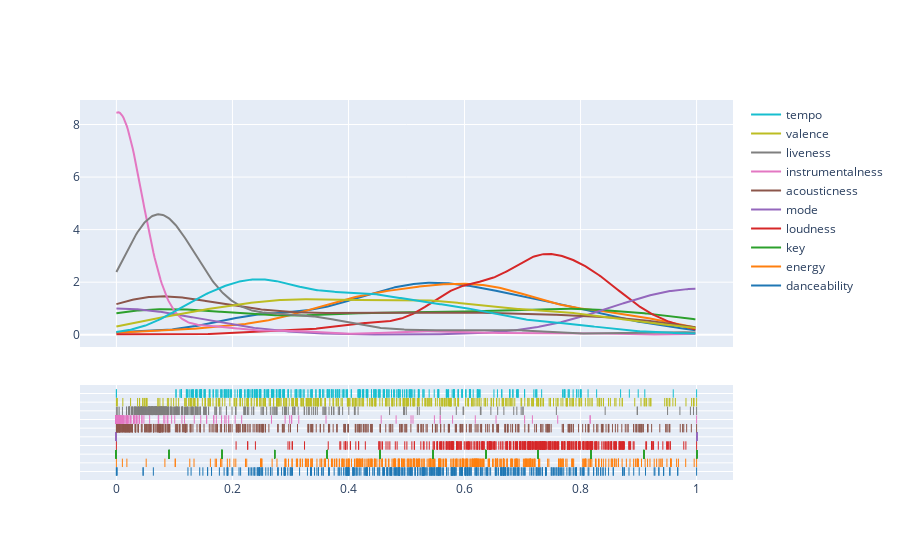

The cell this chart's notebook holds for it:
### Code cell
# KDE plot
ff.create_distplot([df_scaled[c] for c in df_scaled.columns], 
                    df_scaled.columns, 
                    show_hist=False)

#Now all of the data is on ranging between 0 and 1;

### Figure 1 — Plotly figure (JSON) as saved in the notebook; plotly's stock layout.template omitted (floating-point values rounded to 4 significant figures; data arrays with more than 128 entries replaced by an {"elided": "..."} marker saying what was removed)
{"data": [{"legendgroup": "danceability", "marker": {"color": "rgb(31, 119, 180)"}, "mode": "lines", "name": "danceability", "showlegend": true, "type": "scatter", "x": {"elided": "500 float values"}, "xaxis": "x", "y": {"elided": "500 float values"}, "yaxis": "y"}, {"legendgroup": "energy", "marker": {"color": "rgb(255, 127, 14)"}, "mode": "lines", "name": "energy", "showlegend": true, "type": "scatter", "x": {"elided": "500 float values"}, "xaxis": "x", "y": {"elided": "500 float values"}, "yaxis": "y"}, {"legendgroup": "key", "marker": {"color": "rgb(44, 160, 44)"}, "mode": "lines", "name": "key", "showlegend": true, "type": "scatter", "x": {"elided": "500 float values"}, "xaxis": "x", "y": {"elided": "500 float values"}, "yaxis": "y"}, {"legendgroup": "loudness", "marker": {"color": "rgb(214, 39, 40)"}, "mode": "lines", "name": "loudness", "showlegend": true, "type": "scatter", "x": {"elided": "500 float values"}, "xaxis": "x", "y": {"elided": "500 float values"}, "yaxis": "y"}, {"legendgroup": "mode", "marker": {"color": "rgb(148, 103, 189)"}, "mode": "lines", "name": "mode", "showlegend": true, "type": "scatter", "x": {"elided": "500 float values"}, "xaxis": "x", "y": {"elided": "500 float values"}, "yaxis": "y"}, {"legendgroup": "acousticness", "marker": {"color": "rgb(140, 86, 75)"}, "mode": "lines", "name": "acousticness", "showlegend": true, "type": "scatter", "x": {"elided": "500 float values"}, "xaxis": "x", "y": {"elided": "500 float values"}, "yaxis": "y"}, {"legendgroup": "instrumentalness", "marker": {"color": "rgb(227, 119, 194)"}, "mode": "lines", "name": "instrumentalness", "showlegend": true, "type": "scatter", "x": {"elided": "500 float values"}, "xaxis": "x", "y": {"elided": "500 float values"}, "yaxis": "y"}, {"legendgroup": "liveness", "marker": {"color": "rgb(127, 127, 127)"}, "mode": "lines", "name": "liveness", "showlegend": true, "type": "scatter", "x": {"elided": "500 float values"}, "xaxis": "x", "y": {"elided": "500 float values"}, "yaxis": "y"}, {"legendgroup": "valence", "marker": {"color": "rgb(188, 189, 34)"}, "mode": "lines", "name": "valence", "showlegend": true, "type": "scatter", "x": {"elided": "500 float values"}, "xaxis": "x", "y": {"elided": "500 float values"}, "yaxis": "y"}, {"legendgroup": "tempo", "marker": {"color": "rgb(23, 190, 207)"}, "mode": "lines", "name": "tempo", "showlegend": true, "type": "scatter", "x": {"elided": "500 float values"}, "xaxis": "x", "y": {"elided": "500 float values"}, "yaxis": "y"}, {"legendgroup": "danceability", "marker": {"color": "rgb(31, 119, 180)", "symbol": "line-ns-open"}, "mode": "markers", "name": "danceability", "showlegend": false, "type": "scatter", "x": {"elided": "401 float values"}, "xaxis": "x", "y": {"elided": "401 str values"}, "yaxis": "y2"}, {"legendgroup": "energy", "marker": {"color": "rgb(255, 127, 14)", "symbol": "line-ns-open"}, "mode": "markers", "name": "energy", "showlegend": false, "type": "scatter", "x": {"elided": "401 float values"}, "xaxis": "x", "y": {"elided": "401 str values"}, "yaxis": "y2"}, {"legendgroup": "key", "marker": {"color": "rgb(44, 160, 44)", "symbol": "line-ns-open"}, "mode": "markers", "name": "key", "showlegend": false, "type": "scatter", "x": {"elided": "401 float values"}, "xaxis": "x", "y": {"elided": "401 str values"}, "yaxis": "y2"}, {"legendgroup": "loudness", "marker": {"color": "rgb(214, 39, 40)", "symbol": "line-ns-open"}, "mode": "markers", "name": "loudness", "showlegend": false, "type": "scatter", "x": {"elided": "401 float values"}, "xaxis": "x", "y": {"elided": "401 str values"}, "yaxis": "y2"}, {"legendgroup": "mode", "marker": {"color": "rgb(148, 103, 189)", "symbol": "line-ns-open"}, "mode": "markers", "name": "mode", "showlegend": false, "type": "scatter", "x": {"elided": "401 int values"}, "xaxis": "x", "y": {"elided": "401 str values"}, "yaxis": "y2"}, {"legendgroup": "acousticness", "marker": {"color": "rgb(140, 86, 75)", "symbol": "line-ns-open"}, "mode": "markers", "name": "acousticness", "showlegend": false, "type": "scatter", "x": {"elided": "401 float values"}, "xaxis": "x", "y": {"elided": "401 str values"}, "yaxis": "y2"}, {"legendgroup": "instrumentalness", "marker": {"color": "rgb(227, 119, 194)", "symbol": "line-ns-open"}, "mode": "markers", "name": "instrumentalness", "showlegend": false, "type": "scatter", "x": {"elided": "401 float values"}, "xaxis": "x", "y": {"elided": "401 str values"}, "yaxis": "y2"}, {"legendgroup": "liveness", "marker": {"color": "rgb(127, 127, 127)", "symbol": "line-ns-open"}, "mode": "markers", "name": "liveness", "showlegend": false, "type": "scatter", "x": {"elided": "401 float values"}, "xaxis": "x", "y": {"elided": "401 str values"}, "yaxis": "y2"}, {"legendgroup": "valence", "marker": {"color": "rgb(188, 189, 34)", "symbol": "line-ns-open"}, "mode": "markers", "name": "valence", "showlegend": false, "type": "scatter", "x": {"elided": "401 float values"}, "xaxis": "x", "y": {"elided": "401 str values"}, "yaxis": "y2"}, {"legendgroup": "tempo", "marker": {"color": "rgb(23, 190, 207)", "symbol": "line-ns-open"}, "mode": "markers", "name": "tempo", "showlegend": false, "type": "scatter", "x": {"elided": "401 float values"}, "xaxis": "x", "y": {"elided": "401 str values"}, "yaxis": "y2"}], "layout": {"barmode": "overlay", "hovermode": "closest", "legend": {"traceorder": "reversed"}, "xaxis": {"anchor": "y2", "domain": [0, 1], "zeroline": false}, "yaxis": {"anchor": "free", "domain": [0.35, 1], "position": 0}, "yaxis2": {"anchor": "x", "domain": [0, 0.25], "dtick": 1, "showticklabels": false}}}
